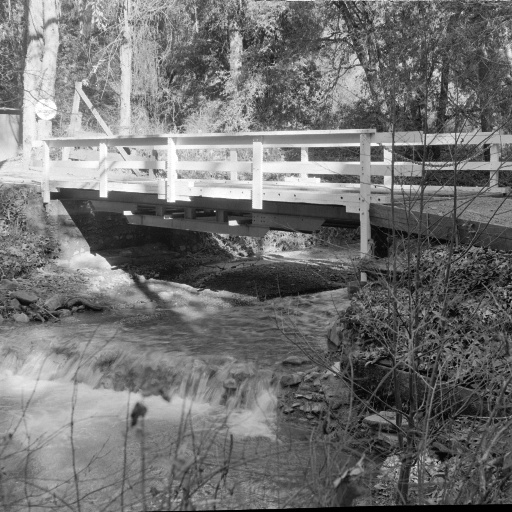
#> input picture input/Set14/Set14/bridge.png, 512 x 512 px
$ python main.py
#> lines starting #> are read from the running program, lines starting #| are printed output that depends on the picture
### src/utils.py
import numpy as np
import cv2

def rgb2yiq(img_rgb):
    """
    Converts an RGB image into the YIQ color space.

    YIQ is the color space used by the NTSC color TV system.
    - Y (Luminance): Represents brightness/intensity (Super-Resolution is applied here).
    - I (In-phase): Represents the orange-blue range.
    - Q (Quadrature): Represents the purple-green range.

    Args:
        img_rgb (np.ndarray): Input RGB image with shape (H, W, 3) and values in range [0, 1].

    Returns:
        np.ndarray: The image converted to YIQ space with shape (H, W, 3).
    """
    # Standard NTSC conversion matrix
    yiq_matrix = np.array([[0.299, 0.587, 0.114],
                           [0.596, -0.274, -0.322],
                           [0.211, -0.523, 0.312]])

    h, w, c = img_rgb.shape

    # Flatten pixels to allow matrix multiplication
    img_reshaped = img_rgb.reshape(-1, 3)

    # Apply linear transformation: YIQ = RGB * Matrix^T
    img_yiq = np.dot(img_reshaped, yiq_matrix.T)

    return img_yiq.reshape(h, w, c)

# [26 lines left out: function yiq2rgb, not called in this run]

def imread_normalized(path):
    """
    Reads an image from disk, converts BGR to RGB, and normalizes pixel values to [0, 1].

    Args:
        path (str): File path to the image.

    Returns:
        np.ndarray: Loaded image as float32 array in RGB format.

    Raises:
        FileNotFoundError: If the image cannot be read from the path.
    """
#> called with path = 'input/Set14/Set14/bridge.png'

    # OpenCV reads in BGR format by default
    img = cv2.imread(path)
#> img is the input picture: shape (512, 512, 3); min 0, max 255, mean 113.8
    if img is None:
        raise FileNotFoundError(f"File not found: {path}")

    # Convert BGR -> RGB
    img = cv2.cvtColor(img, cv2.COLOR_BGR2RGB)

    # Normalize to [0, 1] range for numerical stability in SR algorithms
    return img.astype(np.float32) / 255.0

# [61 lines left out: functions imsave_normalized, degrade_gaussian_subsample, not called in this run]

### src/sr_solver.py
import cv2
import numpy as np
from scipy.ndimage import shift
from src.patch_matcher import PatchMatcher, extract_patches
from src.pyramid import create_gaussian_pyramid

import cv2
import numpy as np

# [79 lines left out: function back_projection, not called in this run]


class SRSolver:
    """
    Unified Single Image SR Solver.

    This class combines:
    1. Example-Based SR: Uses patch recurrence across scales (from an internal image pyramid)
                         to enhance high-frequency details.
    2. Classical SR: Uses back-projection to ensure the result is consistent with the input.
    """

    def __init__(self, input_image, scale_factor=1.25):
        """
        Args:
            input_image (np.ndarray): The low-resolution input image (Y channel).
            scale_factor (float, optional): The scale factor for the image pyramid. Defaults to 1.25.
        """
        self.input_image = input_image
        self.scale_factor = scale_factor

        # Create gaussian pyramid to serve as the internal patch database
        # We look for similar patches in these lower-resolution versions of the image.
        self.pyramid = create_gaussian_pyramid(self.input_image, scale_factor=scale_factor, max_depth=6)

        # Initialize PatchMatchers for each pyramid level for fast NN search
        self.matchers = []
        for lvl in range(1, len(self.pyramid)):
            img_lvl = self.pyramid[lvl]
            matcher = PatchMatcher(img_lvl, patch_size=5)
            self.matchers.append(matcher)

        # Keep track of which pyramid level corresponds to which matcher
        self.matcher_level_indices = list(range(1, len(self.pyramid)))

    # [256 lines left out: functions enhance_details_ls, upscale, not called in this run]

### main.py
import cv2
import numpy as np
import matplotlib.pyplot as plt

from skimage.metrics import peak_signal_noise_ratio as psnr
from skimage.metrics import structural_similarity as ssim

from src.utils import (
    imread_normalized,
    rgb2yiq,
    yiq2rgb,
    imsave_normalized,
    degrade_gaussian_subsample,   # <-- yeni import
)
from src.sr_solver import SRSolver


def main():
    # settings
    use_degradation = False
    input_path = "input/Set14/Set14/bridge.png"
    target_scale = 2.0
    downscale_factor = int(target_scale)  # x2 SR için 2

    print(f"Operation is starting: {input_path}")
    print(f"Target Scale: x{target_scale}")

    # --- 1) HR görüntüyü yükle ---
    #print("Ground Truth image is loading...")
    img = imread_normalized(input_path)   # 0-1, HxWx3
    #H_in, W_in, C = img.shape
    hr_rgb = img
    print(f"Input Image Shape: {img.shape}")
#| Input Image Shape: (512, 512, 3)

    if use_degradation:
        print("Mode: HR -> blur + downsample -> LR")

        #hr_rgb = img
        print(f"Original HR Shape: {hr_rgb.shape}")

        # --- 2) HR'yi YIQ'a çevir, Y kanalını ayır ---
        hr_yiq = rgb2yiq(hr_rgb)
        hr_y = hr_yiq[:, :, 0]
        hr_i = hr_yiq[:, :, 1]
        hr_q = hr_yiq[:, :, 2]

        # --- 3) Glasner tarzı degrade ile LR Y üret ---
        # L = (H * G_sigma) ↓ scale
        sigma = None  # istersen sabit de verebilirsin, örn. sigma = 1.0
        lr_y = degrade_gaussian_subsample(hr_y, scale=downscale_factor, sigma=sigma)
        h_lr, w_lr = lr_y.shape

        # I ve Q kanallarını da LR boyutuna indir (basit bicubic)
        lr_i = cv2.resize(hr_i, (w_lr, h_lr), interpolation=cv2.INTER_CUBIC)
        lr_q = cv2.resize(hr_q, (w_lr, h_lr), interpolation=cv2.INTER_CUBIC)

        # LR'yi YIQ ve RGB olarak da saklayalım (görselleştirme için)
        lr_yiq = np.dstack((lr_y, lr_i, lr_q))
        lr_rgb = yiq2rgb(lr_yiq)

    #print(f"Low Resolution Shape (LR): {lr_rgb.shape}")

    else:
        print("Mode: Direct SR from LR input")
        lr_rgb = img
        h_lr, w_lr, _ = lr_rgb.shape
#> h_lr = 512; w_lr = 512

        lr_yiq = rgb2yiq(lr_rgb)
#> in rgb2yiq, `return img_yiq.reshape(h, w, c)`:
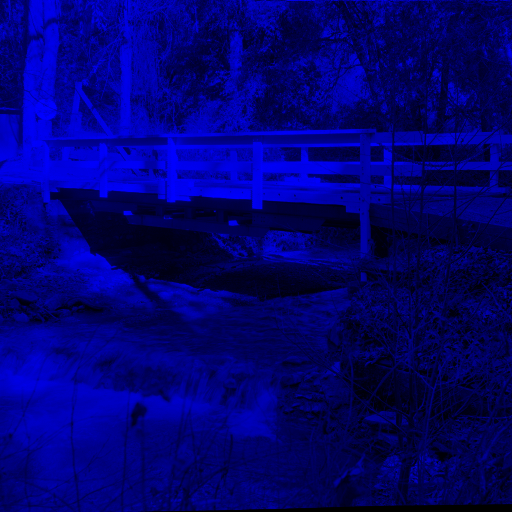
#> returned value: shape (512, 512, 3) float64; mean of channels 0, 1, 2 0.446, -2.27e-17, -1.45e-17; drawn with min black and max white
        lr_y = lr_yiq[:, :, 0]
        lr_i = lr_yiq[:, :, 1]
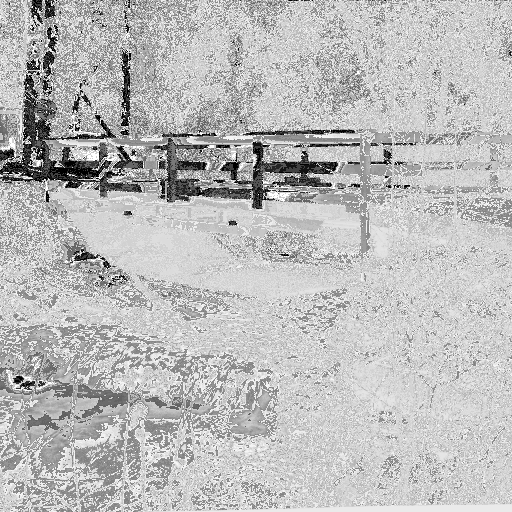
#> lr_i: shape (512, 512) float64; min -1.15e-16, max 1.02e-17, mean -2.27e-17; drawn with min black and max white
        lr_q = lr_yiq[:, :, 2]
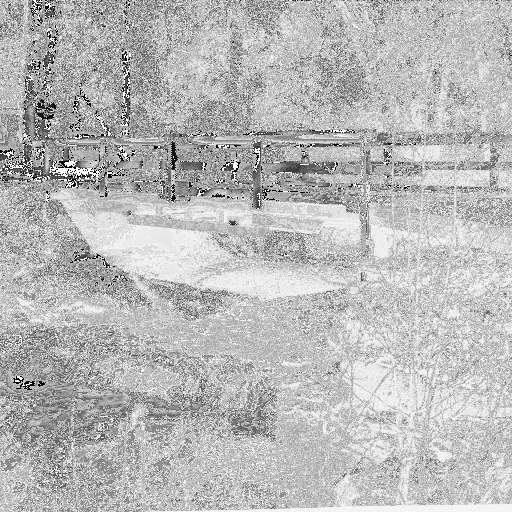
#> lr_q: shape (512, 512) float64; min -6.03e-17, max 2.71e-18, mean -1.45e-17; drawn with min black and max white

    print(f"LR Shape: {lr_rgb.shape}")
#| LR Shape: (512, 512, 3)


    # --- 4) Super-resolution sadece Y kanalında ---
    solver = SRSolver(lr_y)  # scale_factor ve blur_sigma'yı istersen buradan ayarlarsın
    sr_y = solver.upscale(target_scale=target_scale,
                          lambda_cl=30.0,
                          lambda_ex=2.0)

    # --- 5) Renk kanallarını bicubic ile HR boyutuna çıkar ---
    h_sr, w_sr = sr_y.shape  # hedef: H, W ile aynı olmalı
    sr_i = cv2.resize(lr_i, (w_sr, h_sr), interpolation=cv2.INTER_CUBIC)
    sr_q = cv2.resize(lr_q, (w_sr, h_sr), interpolation=cv2.INTER_CUBIC)

    # YIQ -> RGB: SR sonucu
    sr_yiq = np.dstack((sr_y, sr_i, sr_q))
    sr_rgb = yiq2rgb(sr_yiq)

    # --- 6) Bicubic karşılaştırma (LR Y'den HR Y'ye) ---
    bicubic_y = cv2.resize(lr_y, (w_sr, h_sr), interpolation=cv2.INTER_CUBIC)
    bicubic_i = sr_i.copy()  # renk için aynı i/q kullanabiliriz
    bicubic_q = sr_q.copy()
    bicubic_yiq = np.dstack((bicubic_y, bicubic_i, bicubic_q))
    bicubic_rgb = yiq2rgb(bicubic_yiq)

    # --- 7) Clipping, kaydetme, gösterme ---
    sr_rgb = np.clip(sr_rgb, 0.0, 1.0)
    bicubic_rgb = np.clip(bicubic_rgb, 0.0, 1.0)

    imsave_normalized("output/result_bicubic.png", bicubic_rgb)
    imsave_normalized("output/result_ours.png", sr_rgb)

    print("\nOperation is done.")

    title_bicubic = "Standard Bicubic"
    title_ours = "Our SR Method"

    if use_degradation:
        # Downscale işlemi sırasında integer yuvarlama yüzünden
        # orijinal HR ile SR sonucu arasında 1-2 piksellik fark olabilir.
        # Metrik hesaplamak için HR'yi SR boyutuna tam eşitleyelim (crop/resize).
        h_out, w_out, _ = sr_rgb.shape
        hr_rgb_aligned = cv2.resize(hr_rgb, (w_out, h_out), interpolation=cv2.INTER_AREA)

        # Bicubic Metrics
        p_bic = psnr(hr_rgb_aligned, bicubic_rgb, data_range=1.0)
        s_bic = ssim(hr_rgb_aligned, bicubic_rgb, data_range=1.0, channel_axis=2)

        # Our SR Metrics
        p_our = psnr(hr_rgb_aligned, sr_rgb, data_range=1.0)
        s_our = ssim(hr_rgb_aligned, sr_rgb, data_range=1.0, channel_axis=2)

        # Başlıkları güncelle
        title_bicubic += f"\nPSNR: {p_bic:.2f}dB / SSIM: {s_bic:.4f}"
        title_ours += f"\nPSNR: {p_our:.2f}dB / SSIM: {s_our:.4f}"

    plt.figure(figsize=(14, 7))

    # Bicubic result
    plt.subplot(1, 2, 1)
    plt.imshow(bicubic_rgb)
    plt.title(title_bicubic, fontsize=12, fontweight='bold')
    plt.axis("off")

    # Our result
    plt.subplot(1, 2, 2)
    plt.imshow(sr_rgb)
    plt.title(title_ours, fontsize=12, fontweight='bold', color='darkblue')
    plt.axis("off")

    plt.tight_layout()
    plt.show()


if __name__ == "__main__":
    main()
#> (the call stopped at in __init__, `self.pyramid = create_gaussian_pyramid(self.input_image, scale_factor=..`: src is not available in this run)

$ run again, with input/Set14/Set14/baboon.png copied over input/Set14/Set14/bridge.png
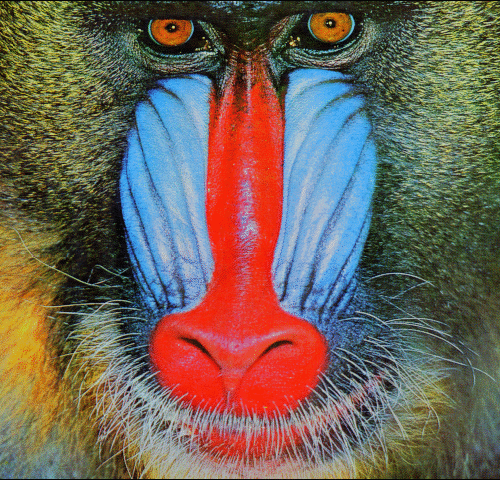
#> input picture input/Set14/Set14/baboon.png, 500 x 480 px
#> in imread_normalized, img is the input picture: shape (480, 500, 3); mean B, G, R 88.7, 100.4, 113
#| Input Image Shape: (480, 500, 3)
#> in main, `lr_i = lr_yiq[:, :, 1]`:
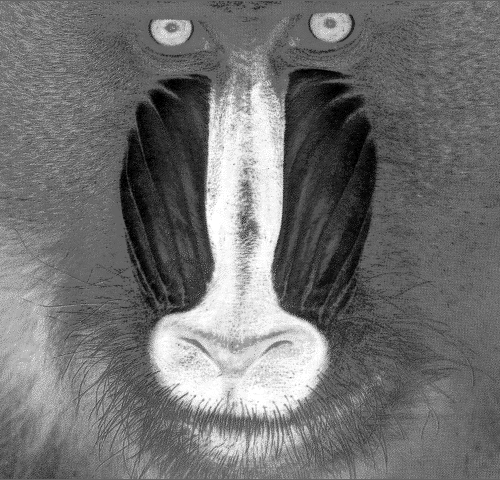
#> lr_i: shape (480, 500) float64; min -0.341, max 0.524, mean 0.0444; drawn with min black and max white
#> in main, `lr_q = lr_yiq[:, :, 2]`:
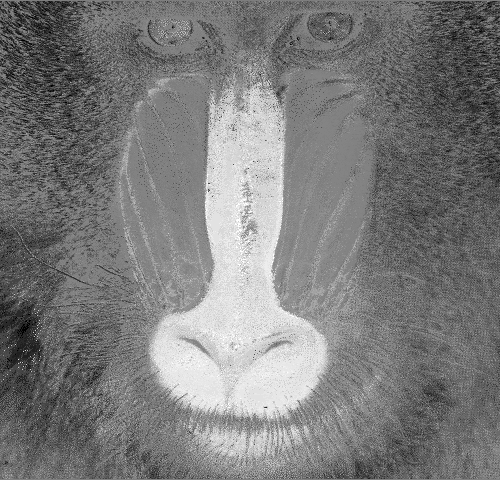
#> lr_q: shape (480, 500) float64; min -0.176, max 0.178, mean -0.00385; drawn with min black and max white
#| LR Shape: (480, 500, 3)

$ run again, with input/Set14/Set14/barbara.png copied over input/Set14/Set14/bridge.png
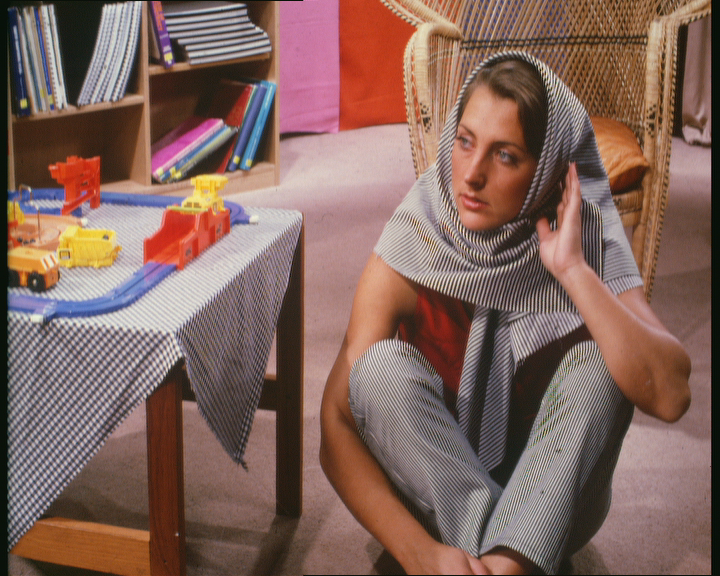
#> input picture input/Set14/Set14/barbara.png, 720 x 576 px
#> in imread_normalized, img is the input picture: shape (576, 720, 3); mean B, G, R 92.6, 101.1, 130.7
#| Input Image Shape: (576, 720, 3)
#> in main, `lr_y = lr_yiq[:, :, 0]`:
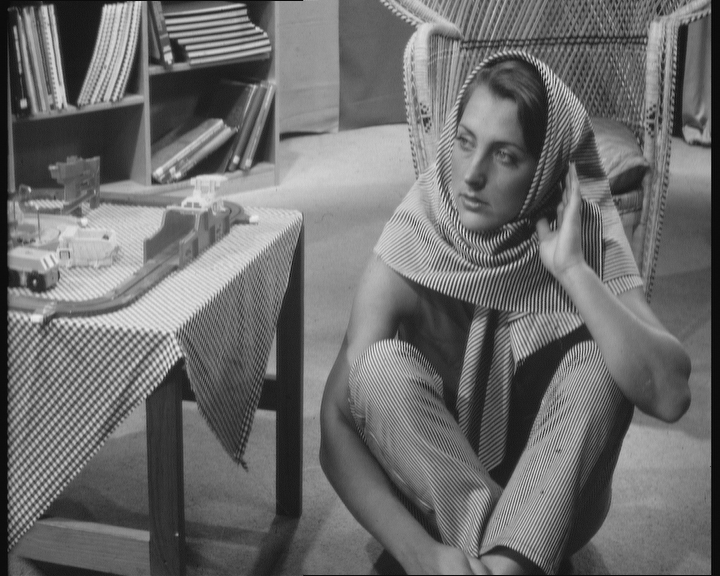
#> lr_y: shape (576, 720) float64; min 0.0108, max 0.936, mean 0.427
#> in main, `lr_q = lr_yiq[:, :, 2]`:
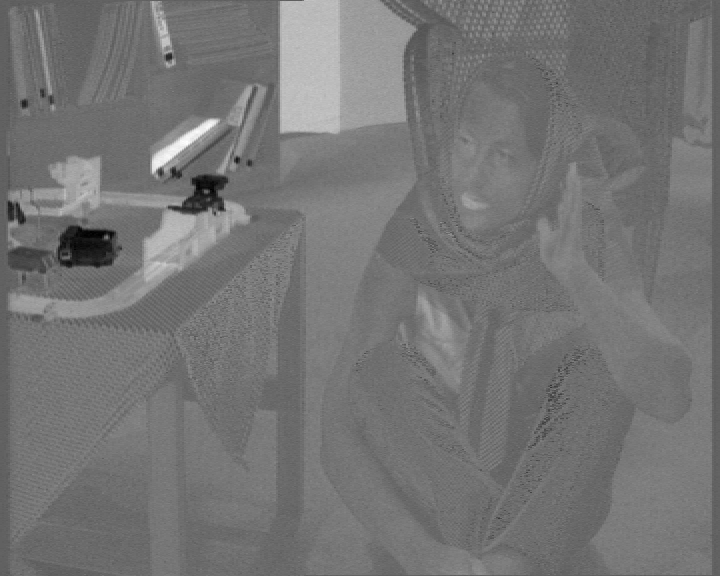
#> lr_q: shape (576, 720) float64; min -0.16, max 0.218, mean 0.014; drawn with min black and max white
#| LR Shape: (576, 720, 3)

$ run again, with input/Set14/Set14/coastguard.png copied over input/Set14/Set14/bridge.png
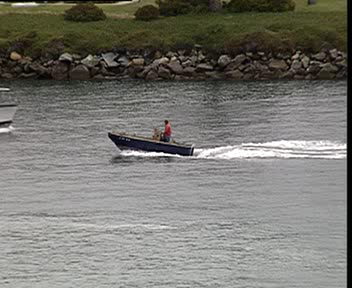
#> input picture input/Set14/Set14/coastguard.png, 352 x 288 px
#> in imread_normalized, img is the input picture: shape (288, 352, 3); mean B, G, R 113.2, 119.5, 120.6
#| Input Image Shape: (288, 352, 3)
#> in main, `lr_i = lr_yiq[:, :, 1]`:
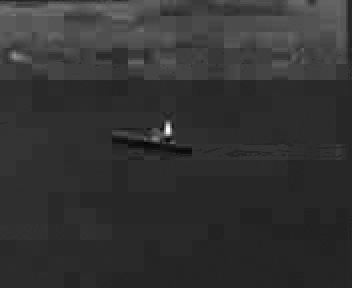
#> lr_i: shape (288, 352) float64; min -0.0366, max 0.199, mean 0.0105; drawn with min black and max white
#> in main, `lr_q = lr_yiq[:, :, 2]`:
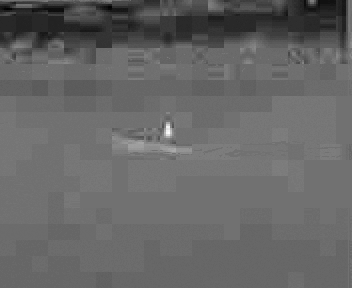
#> lr_q: shape (288, 352) float64; min -0.0673, max 0.0833, mean -0.00679; drawn with min black and max white
#| LR Shape: (288, 352, 3)
